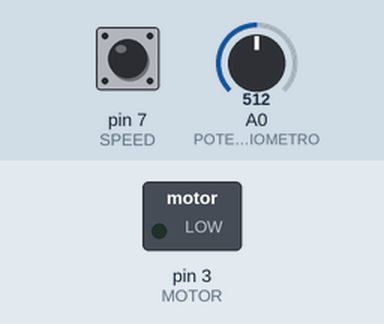
Bench run of a sketch on a simulated Arduino Uno, built with avr-gcc and run on an emulated ATmega328P. Parts: switched loads named in the sketch (green lamp = pin HIGH). The inputs (shaded band) are chosen by the test bench; at power-on: A0 (POTENCIOMETRO) = 512, pin 7 (SPEED) HIGH. What the sketch prints to the serial monitor is not drawn.

Above: at 1.2 s.
1.3 s: A0 (POTENCIOMETRO) set to 716
At 3.2 s:
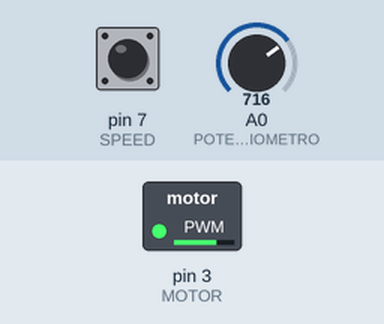
3.5 s: A0 (POTENCIOMETRO) set to 900
At 5.0 s:
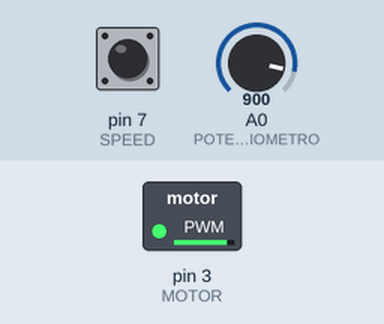
5.5 s: A0 (POTENCIOMETRO) set to 511
At 6.6 s:
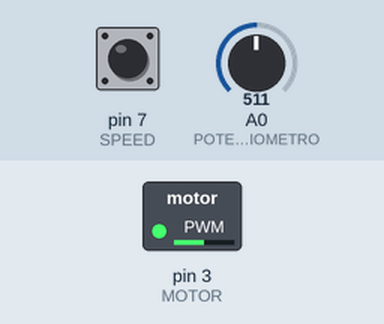
7.5 s: A0 (POTENCIOMETRO) set to 245
At 9.4 s:
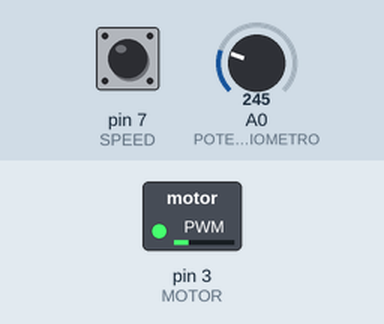
Timing chart, 0 to 10.5 s (numbered marks = the images above; inputs shaded):
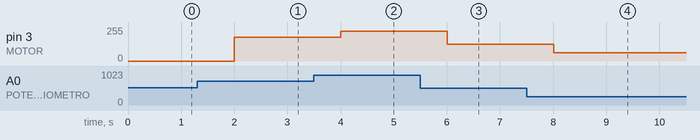

Measured:
- after the input at 1.3 s, pin 3 (MOTOR): 0/255 → 179/255 after 0.70 s
- after the input at 3.5 s, pin 3 (MOTOR): 179/255 → 225/255 after 0.50 s
- after the input at 5.5 s, pin 3 (MOTOR): 225/255 → 127/255 after 0.51 s
- after the input at 7.5 s, pin 3 (MOTOR): 127/255 → 61/255 after 0.51 s

The sketch:

pruebaPWM.ino
```cpp
#define POTENCIOMETRO A0
#define MOTOR 3
#define SPEED 7

const unsigned long sampleTime = 2000;
int out= 0;
int input = 0;
unsigned int rpm = 0;
float velocidadAngular, velocidadLineal;

void setup() {
  Serial.begin(9600);
  pinMode(MOTOR, OUTPUT);
  pinMode(POTENCIOMETRO, INPUT);
  pinMode(SPEED, INPUT);
}

void loop() {
  rpm = getRPM();
  input = analogRead(POTENCIOMETRO);
  calcularPwm();
  analogWrite(MOTOR, out);


    velocidadAngular = (rpm*6.283183)/60;
    velocidadLineal = velocidadAngular*0.00385;

    Serial.print("Velocidad Angular: ");
    Serial.print(velocidadAngular);
    Serial.println("rad/s");
    Serial.print("Velocidad Lineal ");
    Serial.print(velocidadLineal);
    Serial.println("m/s");
    Serial.print("speed: ");
}

void calcularPwm() {
  out = input / 4;
  if(out < 15 ) {
    out = 0;
  } else if(out > 255) {
    out = 255;
  }
}

int getRPM() {
  int kount = 0;
  boolean kflag = LOW;
  unsigned long currentTime = 0;
  unsigned long startTime = millis();

  while(currentTime<=sampleTime) {
    if(digitalRead(SPEED)==LOW) {
      kflag = HIGH;
    }
    if(digitalRead(SPEED)==HIGH && kflag==HIGH) {
      kount++;
      kflag = LOW;
    }
    currentTime = millis() - startTime;
  }
  unsigned int kountrpm = int(60000./float(sampleTime))*kount;
  return kountrpm;
}
```
